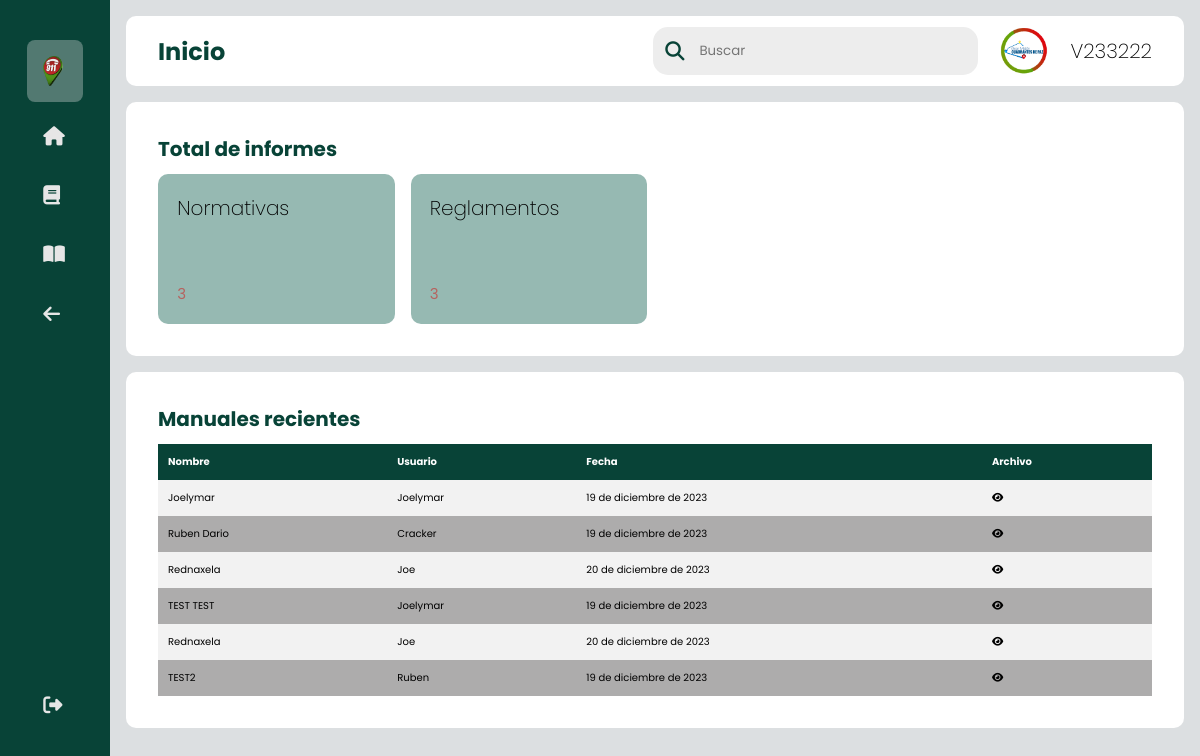
/organizacion (signed in), run on the app's committed database.
### sistema/models.py (models this page shows, shortened)
class UserC(AbstractUser, PermissionsMixin):
    STATUS = (
        ('estandar', 'estandar'),
        ('admin', 'admin'),
        ('superu', 'superu'),
    )
    username = models.CharField(max_length=200, verbose_name='Cédula:', default='', unique=True)
    nombre = models.CharField(max_length=200, verbose_name='Nombre:', default='')
    apellido = models.CharField(max_length=200, verbose_name='Apellido:', default='')
    password = models.CharField(max_length=200, verbose_name='Contraseña:', default='')
    tipo = models.CharField(max_length=200, verbose_name='Tipo de Usuario:', choices=STATUS, default='')
    sede = models.CharField(max_length=200, verbose_name='Sede:', default='')
    departamento = models.CharField(max_length=200, verbose_name='Departamento:', default='')
    USERNAME_FIELD = 'username'

class Reglamentos(models.Model):
    name = models.CharField(max_length=64, verbose_name='Nombre de Reglamento:', default='')
    file = models.FileField(upload_to='reglamentos/', verbose_name='Archivo', default='')
    user = models.CharField(max_length=64, verbose_name='Usuario', default='')
    date = models.DateField(verbose_name='Fecha', blank=True)

class Normativas(models.Model):
    name = models.CharField(max_length=64, verbose_name='Nombre de Normativa:', default='')
    file = models.FileField(upload_to='normativas/', verbose_name='Archivo', default='')
    user = models.CharField(max_length=64, verbose_name='Usuario', default='')
    date = models.DateField(verbose_name='Fecha', blank=True)

### sistema/decorators.py (the view)
        def wrapper_func(request, *args, **kwargs):
            group = None
            if request.user.groups.exists():
                group = request.user.groups.all()[0].name
            if group in allowed_roles:
                return view_func(request, *args, **kwargs)
            else:
                return redirect('403')

### sistema/views.py (called while the page is built)
@login_required(login_url='login')
@allowed_users(allowed_roles=['admin', 'organizacion'])
def organizacion(request):
    reglamentoss = Reglamentos.objects.all()
    normativass = Normativas.objects.all()
    objetos = zip(reglamentoss, normativass)
    context = {'reglamentoss': reglamentoss, 'normativass': normativass, 'objetos': objetos}
    return render(request, "organizacion/organizacion.html", context)

### sistema/templates/organizacion/organizacion.html (shortened to what this page needs)
{% load static %}
<!DOCTYPE html>
<html lang="es">
	<head>
  		<link rel="stylesheet" type="text/css" href="{% static 'css/style.css' %}">
        <link rel="stylesheet" href="https://cdnjs.cloudflare.com/ajax/libs/font-awesome/6.4.0/css/all.min.css">
	</head>
    <body>
        <div class="sidebar">
            <div class="logo"></div>
            <ul class="menu">
                    <li class="active">
                        <a href="#">
                                <img style="width:20px; height: 30px;" src="{% static 'img/favicon.png' %}">
                        </a>
                    </li>
                    <li>
                        <a href="../organizacion">
                            <i class="fa-solid fa-house"></i>
                        </a>
                    </li>
                    <li>
                        <a href="../organizacion/reglamentos">
                            <i class="fa-solid fa-book"></i>
                        </a>
                    </li>
                    <li>
                        <a href="../organizacion/normativas">
                            <i class="fa-solid fa-book-open"></i>
                        </a>
                    </li>
                    <li class="logout.new">
                        <a href="../modulos">
                            <i class="fa-solid fa-arrow-left"></i>
                        </a>
                    </li>
                    <li class="logout">
                        <a href="{% url 'logout' %}">
                            <i class="fa-solid fa-right-from-bracket"></i>
                        </a>
                    </li>
                </ul>
            </div>
            <div class="main--content">
                <div class="header--wrapper">
                    <div class="header--title">
                        <h2>Inicio</h2>
                    </div>
                    <div class="user--info">
                        <div class="searh--box">
                        <i class="fa-solid fa-magnifying-glass"></i>
                        <input type="text" placeholder="Buscar" />
                    </div>
                        <img src="{% static 'img/ven911.jpg' %}">
                        <h2 class="title">V{{request.user.username}}</h2>
                    </div>
                </div>
        <div class="card--container">
            <h3 class="main--title">Total de informes</h3>
            <div class="card--wrapper">
            <div class="payment--card light-green ">
            <div class="card--header">
            <div class="amount">
                <span class="title">Normativas</span>
            </div>
            </div>
                <span class="card-detail"> {{ normativass.count }}</span>
            </div>
        <div class="payment--card light-green">
            <div class="card--header">
            <div class="amount">
                <span class="title">Reglamentos</span>
            </div>
            </div>
                <span class="card-detail"> {{ reglamentoss.count }}</span>
            </div>
        </div>
    </div>
        <div class="tabular--wrapper">
            <h3 class="main--title">Manuales recientes</h3>
                <div class="table-container">
                        <table>
                        <thead>
                        <tr>
                            <th>Nombre</th>
                            <th>Usuario</th>
                            <th>Fecha</th>
                            <th>Archivo</th>
                        </tr>
                        <tbody>
                            {% for a, b in objetos|slice:":9" %}
                                <tr>
                                    <td>{{ a.name }}</td>
                                    <td>{{ a.user }}</td>
                                    <td>{{ a.date }}</td>
                                    <td>
                                        <a href="../../media{{ i.1.file.url }}" style="color: black;">
                                            <i class="fa-solid fa-eye"></i>
                                        </a>
                                    </td>
                                </tr>
                                <tr>
                                    <td>{{ b.name }}</td>
                                    <td>{{ b.user }}</td>
                                    <td>{{ b.date }}</td>
                                    <td>
                                        <a href="../../media{{ i.1.file.url }}" style="color: black;">
                                            <i class="fa-solid fa-eye"></i>
                                        </a>
                                    </td>
                                </tr>
                            {% endfor %}
                        </tbody>
                    </thead>
                </table>
            </div>
        </div>
</html>

### sistema/static/css/style.css (style rules this page uses)
* { margin: 0; padding: 0; border: none; outline: none; box-sizing: border-box; font-family: "Poppins", sans-serif; }
body { display: flex; }
.sidebar { position: sticky; top: 0; left: 0; bottom: 0; width: 110px; height: 100vh; padding: 0 1.7rem; color: #ffffff; transition: all 0.5s linear; background: #084337; }
.logo { height: 10px; padding: 16px; }
.menu { height: 88%; position: relative; list-style: none; padding: 0; }
.menu li { padding: 1rem; margin: 8px 0; border-radius: 8px; transition: all 0.5s ease-in-out; }
.menu li:hover, .active { background: #e0e0e058; }
.menu a { color:#e6e6e6; font-size: 10px; text-decoration: none; display: flex; align-items: center; gap: 1.5rem; }
.menu a i { font-size: 1.2rem; }
.logout { position: absolute; bottom: 0; left: 0; width: 100%; }
.main--content { position: relative; background: #DCDFE1; width: 100%; padding: 1rem; }
.header--wrapper img { width: 60px; height: 50px; cursor: pointer; border-radius: 50%; }
.header--wrapper { display: flex; justify-content: space-between; align-items: center; flex-wrap: wrap; background: #ffffff; border-radius: 10px; padding: 10px 2rem; margin-bottom: 1rem; }
.header--title { color: #084337; }
.user--info { display: flex; align-items: center; gap: 1rem; }
.searh--box { background:rgb(237, 237, 237); border-radius: 15px; color: #084337; display: flex; align-items: center; gap: 5px; padding: 4px 12px; }
.searh--box input { background: transparent; color: rgb(6, 31, 11); padding: 10px; }
.searh--box i { font-size: 1.2rem; cursor: pointer; transition: all 0.5s ease-in-out; }
.card--container { background: #ffffff; padding: 2rem; border-radius: 10px; }
.card--wrapper { display: grid; flex-wrap: wrap; gap: 1rem; grid-template-columns: repeat(4, 1fr); }
.main--title { color: #084337; padding-bottom: 10px; font-size: 20px; }
.payment--card { background: rgb(229, 223, 223); border-radius: 10px; padding: 1.2rem; width: 100%; height: 150px; display: flex; flex-direction: column; justify-content: space-between; transition: all 0.1s ease-in-out; }
.card--header { display: flex; justify-content: space-between; align-items: center; margin-bottom: 20px; }
.amount { display: flex; flex-direction: column; }
.title { font-size: 20px; font-weight: 200; }
.card-detail { font-size: 15px; color: rgba(219, 0, 0, 0.467); letter-spacing: 2px; font-family: "Poppins", sans-serif; }
.light-green { background: #96b9b2; }
.tabular--wrapper { background: #ffffff; margin-top: 1rem; border-radius: 10px; padding: 2rem; }
.table-container { width: 100%; overflow:auto; }
table { width: 100%; border-collapse: collapse; }
thead { background: #084337; color: #ffffff; }
th { padding: 10px; text-align: left; font-size: 10px; }
tbody { background: #f2f2f2; }
td { padding: 10px; font-size: 10px; color: rgb(0, 0, 0); }
tr:nth-child(even) { background: #adacac; }

### data on the page
UserC: user.username "233222"
Reglamentos: name "Joelymar", user "Joelymar", date "19 de diciembre de 2023", name "Ruben Dario", user "Cracker"
Reglamentos: name "Rednaxela", user "Joe", date "20 de diciembre de 2023", name "TEST TEST", user "Joelymar", date "19 de diciembre de 2023"
Reglamentos: name "Rednaxela", user "Joe", date "20 de diciembre de 2023", name "TEST2", user "Ruben", date "19 de diciembre de 2023"

### other printed values
{{ normativass.count }} "3"
{{ reglamentoss.count }} "3"
